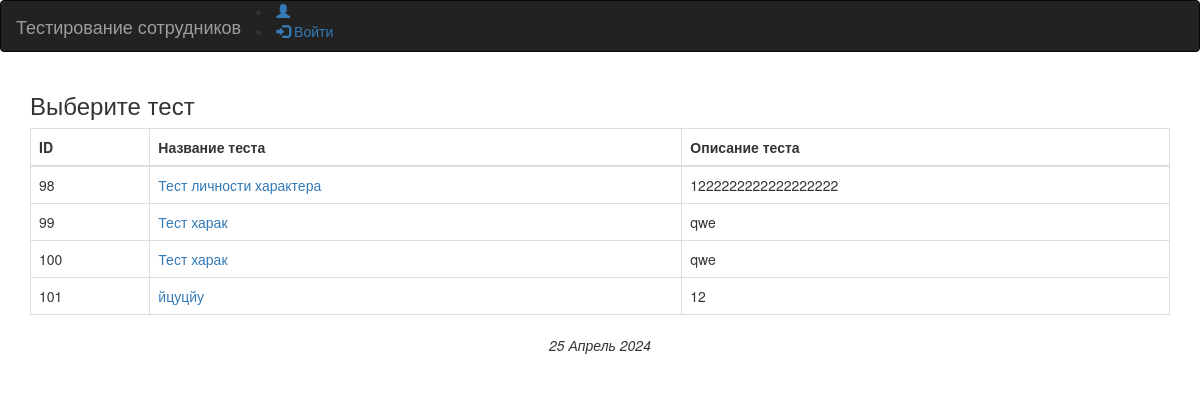
Page /take_test on the earlier database version.
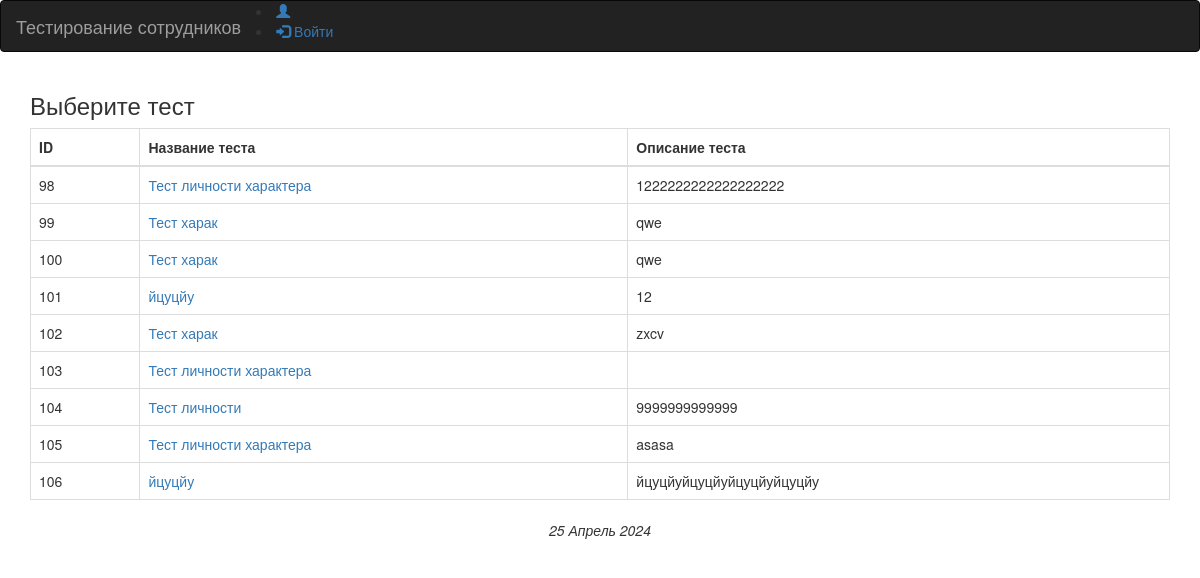
Same page on the later database version.
### tests/models.py (models this page shows)
class EmployeesTest(models.Model):
    NameTest = models.CharField(max_length=50, verbose_name='Название теста')
    DescriptionTest = models.TextField(blank=True, verbose_name='Описание теста')
    class Meta:
        verbose_name = 'тест сотрудников'
        verbose_name_plural = 'Тесты сотрудников'

### tests/views.py (the view)
# urls.py: path('take_test', views.take_test, name='take_test'),
def take_test(request):
    tests_employees = EmployeesTest.objects.all()
    return render(request, 'show_tests.html', {'tests_employees': tests_employees})

### tests/templates/show_tests.html (shortened to what this page needs)
{% extends 'base.html' %}
{% block header %}<h3>Выберите тест</h3>{% endblock header %}
{% block content %}
<table class="table table-bordered">
    <thead><th>ID</th><th>Название теста</th><th>Описание теста</th></thead>
    {% for tests_employees in tests_employees %}
        <tr>
            <td class='al_cnt'>{{ tests_employees.id }}</td>
            <td><a href='test/{{ tests_employees.id }}'>{{ tests_employees.NameTest }}</a></td>
            <td>{{ tests_employees.DescriptionTest }}</td>
        </tr>
    {% endfor %}
</table>
{% endblock content %}

Differences in the rows shown:
added EmployeesTest: id "102", NameTest "Тест харак", DescriptionTest "zxcv"
added EmployeesTest: id "103", NameTest "Тест личности характера"
added EmployeesTest: id "104", NameTest "Тест личности", DescriptionTest "9999999999999"
added EmployeesTest: id "105", NameTest "Тест личности характера", DescriptionTest "asasa"
added EmployeesTest: id "106", NameTest "йцуцйу", DescriptionTest "йцуцйуйцуцйуйцуцйуйцуцйу"
